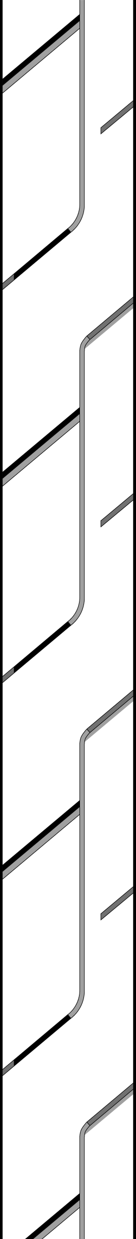
#> input picture tests/datasets/horizontal_stitch/center/sample001_part2_split.png, 136 x 1239 px
$ python -i analysis.py   (imports and definitions only)
#> lines starting #> are read from the running program, lines starting #| are printed output that depends on the picture; after the words box and inside, x2 and y2 are one past the last pixel; in counts of white or black regions, pixels touching at a corner belong together
### src/utils/logger.py
# -*- coding: utf-8 -*-

"""
日志模块

提供标准化的日志系统。
"""

import logging
from datetime import datetime
from pathlib import Path
from typing import Optional


def setup_logger(
    name: str = "giti_tire",
    level: str = "INFO",
    log_file: Optional[str] = None,
    console_output: bool = True
) -> logging.Logger:
    """
    设置并返回一个配置好的日志记录器。

    Args:
        name: 日志记录器名称
        level: 日志级别 (DEBUG, INFO, WARNING, ERROR, CRITICAL)
        log_file: 日志文件路径（可选）
        console_output: 是否输出到控制台

    Returns:
        配置好的日志记录器
    """
    logger = logging.getLogger(name)
    logger.setLevel(getattr(logging, level.upper()))

    # 避免重复添加处理器
    if logger.handlers:
        return logger

    formatter = logging.Formatter(
        '%(asctime)s - %(name)s - %(levelname)s - %(message)s',
        datefmt='%Y-%m-%d %H:%M:%S'
    )

    # 文件处理器
    if log_file:
        # 确保日志目录存在
        log_path = Path(log_file)
        log_dir = log_path.parent
        if log_dir != Path('.') and not log_dir.exists():
            log_dir.mkdir(parents=True, exist_ok=True)

        file_handler = logging.FileHandler(str(log_path), encoding='utf-8')
        file_handler.setLevel(getattr(logging, level.upper()))
        file_handler.setFormatter(formatter)
        logger.addHandler(file_handler)

    # 控制台处理器
    if console_output:
        console_handler = logging.StreamHandler()
        console_handler.setLevel(getattr(logging, level.upper()))
        console_handler.setFormatter(formatter)
        logger.addHandler(console_handler)

    return logger


def get_logger(name: str = "giti_tire") -> logging.Logger:
    """
    获取或创建日志记录器。

    Args:
        name: 日志记录器名称

    Returns:
        日志记录器实例
    """
    if not hasattr(logging.Logger, 'manager'):
        return setup_logger(name)

    logger = logging.getLogger(name)
    if not logger.handlers:
        return setup_logger(name)
    return logger


class LoggerMixin:
    """日志记录器混入类，为类提供日志功能。"""

    # [4 lines left out: function logger, not called in this run]


# 创建默认日志记录器
default_logger = get_logger("tire-ai-pattern")

### src/core/split/analysis.py
# -*- coding: utf-8 -*-

"""图像分析与质量检测"""

# Copyright © 2026. All rights reserved.

import cv2
import numpy as np
from typing import Tuple, Optional, List

from src.utils.logger import get_logger

logger = get_logger(__name__)
#> further down, picture is the input picture: shape (1239, 136, 3); min 0, max 255, mean 232.9


# [29 lines left out: function analyze_dominant_color, not called in this run]


def remove_vertical_lines_center(
    image: np.ndarray,
    x_tolerance: int = 2,
    length_ratio: float = 0.7,
    line_width: int = 2,
    margin_ratio: float = 0.1,
    hough_threshold: int = 50,
    min_line_gap: int = 10,
) -> Optional[np.ndarray]:
    """
    检测图像中央区域的竖直线并去除，保护与其他线段的交点

    Args:
        image: numpy数组 (BGR格式)
        x_tolerance: X轴容差
        length_ratio: 最小线长比例
        line_width: 线条宽度
        margin_ratio: 边缘比例
        hough_threshold: Hough变换阈值
        min_line_gap: 最小线间距

    Returns:
        numpy数组或None: 处理后的图像，如果未检测到竖直线则返回None
    """
#> called with x_tolerance = 2, length_ratio = 0.7, line_width = 2, margin_ratio = 0.1, hough_threshold = 50, min_line_gap = 10
    img = image.copy()

    height, width = img.shape[:2]
#> height = 1239; width = 136
    gray = cv2.cvtColor(img, cv2.COLOR_BGR2GRAY)
    edges = cv2.Canny(gray, 50, 150, apertureSize=3)
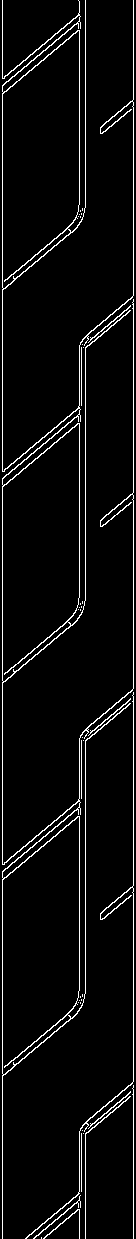
#> edges: shape (1239, 136); 4.7% white in thin lines or dots

    min_line_length = int(height * length_ratio)
#> min_line_length = 867
    lines = cv2.HoughLinesP(edges, rho=1, theta=np.pi/180,
                           threshold=hough_threshold,
                           minLineLength=min_line_length,
                           maxLineGap=min_line_gap)
#> lines = [[2, 1238, 2, 0], [133, 1238, 133, 0]]

    if lines is None:
        return None

    left_bound = int(width * margin_ratio)
#> left_bound = 13
    right_bound = int(width * (1 - margin_ratio))
#> right_bound = 122

    vertical_mask = np.zeros((height, width), dtype=np.uint8)
    other_mask = np.zeros((height, width), dtype=np.uint8)

    for line in lines:
        x1, y1, x2, y2 = line[0]
        if y1 > y2:
            x1, y1, x2, y2 = x2, y2, x1, y1

        is_vertical = abs(x1 - x2) <= x_tolerance
        x_min, x_max = min(x1, x2), max(x1, x2)
        in_center = (x_min >= left_bound) and (x_max <= right_bound)

        if is_vertical and in_center:
            cv2.line(vertical_mask, (x1, y1), (x2, y2), 255, line_width)
        else:
            cv2.line(other_mask, (x1, y1), (x2, y2), 255, line_width)
#> this loop made 2 passes
#> (line, x1, y1, x2, y2, is_vertical, x_min, x_max) on passes 1 to 2: ([[2, 1238, 2, 0]], 2, 0, 2, 1238, True, 2, 2), ([[133, 1238, 133, 0]], 133, 0, 133, 1238, True, 133, 133)
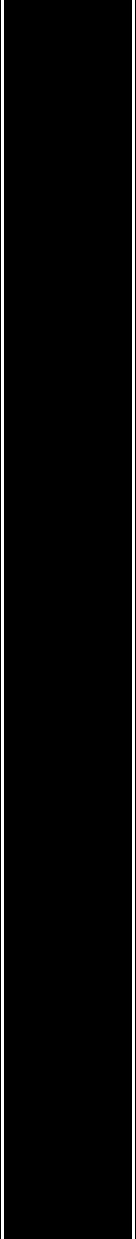
#> other_mask: shape (1239, 136); 4.4% white; 2 white regions, box (x1, y1, x2, y2) and area: (1, 0, 4, 1239) 3717, (132, 0, 135, 1239) 3717
#> vertical_mask: shape (1239, 136); every value is 0

    if not np.any(vertical_mask):
        return None

    intersection = cv2.bitwise_and(vertical_mask, other_mask)
    kernel = np.ones((3,3), np.uint8)
    intersection_dilated = cv2.dilate(intersection, kernel)
    vertical_mask_clean = cv2.bitwise_and(vertical_mask, cv2.bitwise_not(intersection_dilated))

    result = img.copy()
    result[vertical_mask_clean > 0] = [255, 255, 255]

    return result


# [29 lines left out: function analyze_single_image_abnormalities, not called in this run]

>>> import cv2
>>> picture = cv2.imread('../../../tests/datasets/horizontal_stitch/center/sample001_part2_split.png')
>>> result = remove_vertical_lines_center(picture)

$ run again, on tests/datasets/horizontal_stitch/center/sample001_part3_split.png
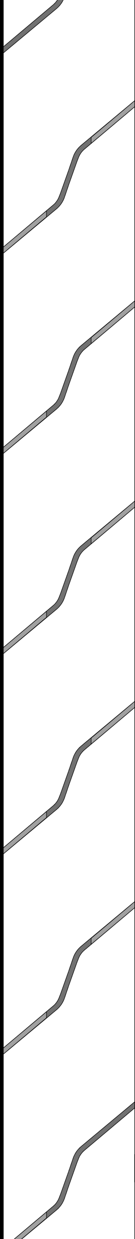
#> input picture tests/datasets/horizontal_stitch/center/sample001_part3_split.png, 135 x 1239 px
#> picture is the input picture: shape (1239, 135, 3); min 0, max 255, mean 241
#> in remove_vertical_lines_center, `edges = cv2.Canny(gray, 50, 150, apertureSize=3)`:
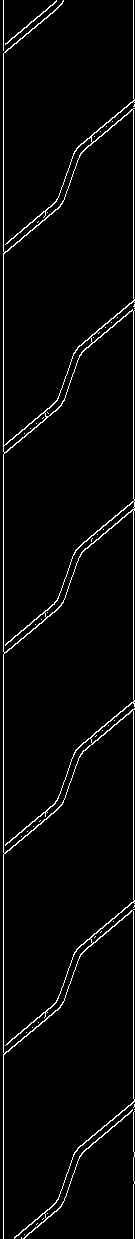
#> edges: shape (1239, 135); 3.5% white in thin lines or dots
#> lines = [[3, 1238, 3, 0], [133, 1238, 133, 0]]
#> the loop in remove_vertical_lines_center, `for line in lines:` made 2 passes
#> (line, x1, y1, x2, y2, is_vertical, x_min, x_max) on passes 1 to 2: ([[3, 1238, 3, 0]], 3, 0, 3, 1238, True, 3, 3), ([[133, 1238, 133, 0]], 133, 0, 133, 1238, True, 133, 133)
#> after the loop in remove_vertical_lines_center, `for line in lines:`:
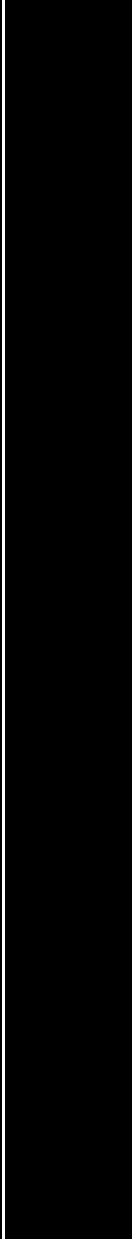
#> other_mask: shape (1239, 135); 4.4% white; 2 white regions, box (x1, y1, x2, y2) and area: (2, 0, 5, 1239) 3717, (132, 0, 135, 1239) 3717

$ run again, on tests/datasets/horizontal_stitch/center/sample001_part4_split.png
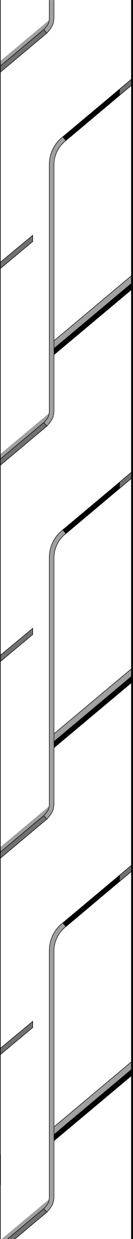
#> input picture tests/datasets/horizontal_stitch/center/sample001_part4_split.png, 133 x 1239 px
#> picture is the input picture: shape (1239, 133, 3); min 0, max 255, mean 238.6
#> in remove_vertical_lines_center, `edges = cv2.Canny(gray, 50, 150, apertureSize=3)`:
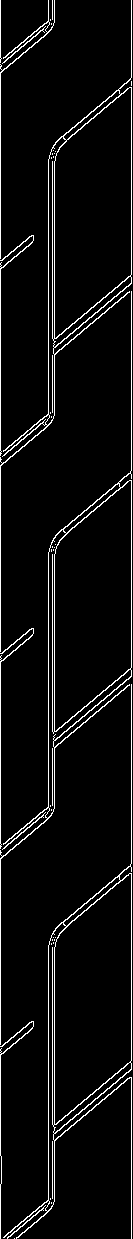
#> edges: shape (1239, 133); 5.1% white in thin lines or dots
#> lines = [[131, 1238, 131, 0], [0, 1155, 0, 0]]
#> the loop in remove_vertical_lines_center, `for line in lines:` made 2 passes
#> (line, x1, y1, x2, y2, is_vertical, x_min, x_max) on pass 1: ([[131, 1238, 131, 0]], 131, 0, 131, 1238, True, 131, 131)
#> after the loop in remove_vertical_lines_center, `for line in lines:`:
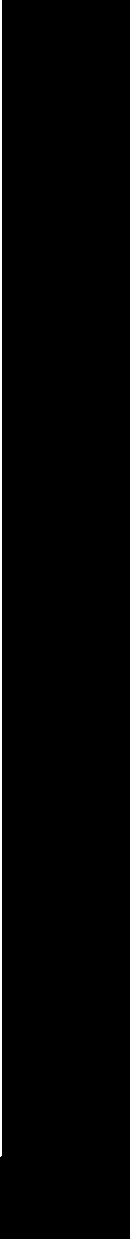
#> other_mask: shape (1239, 133); 3.7% white; 2 white regions, box (x1, y1, x2, y2) and area: (130, 0, 133, 1239) 3717, (0, 0, 2, 1157) 2313
